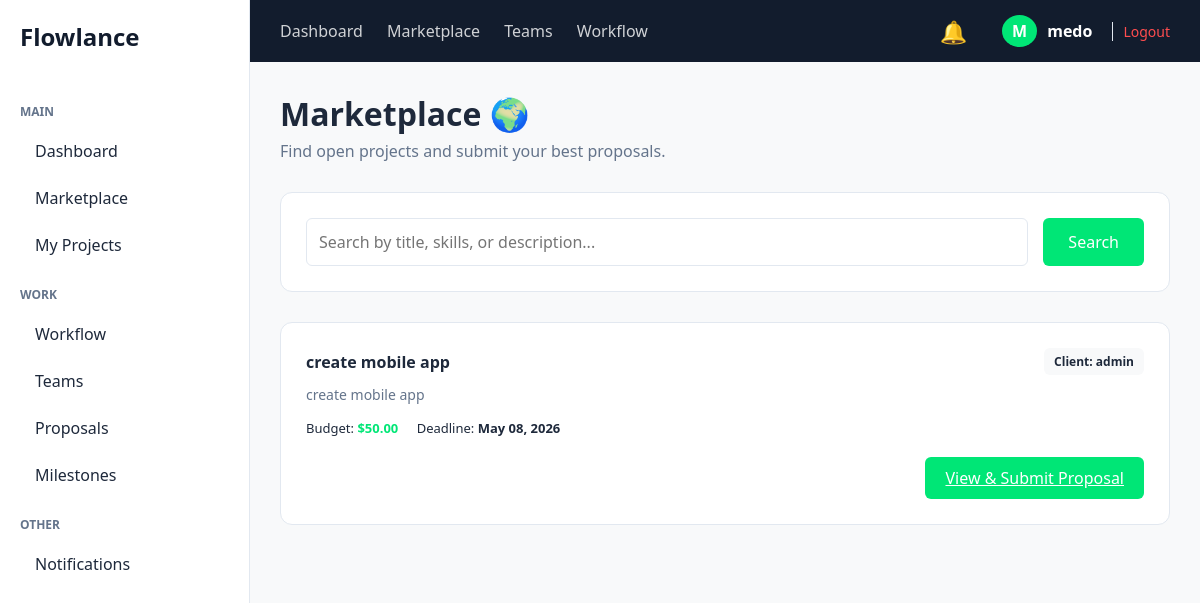
Page /marketplace/ (signed in) on the committed database.
### apps/users/models.py (models this page shows, shortened)
class User(AbstractUser):
    ROLE_CHOICES = (
        ('CLIENT', 'Client'),
        ('FREELANCER', 'Freelancer'),
        ('TEAM_LEADER', 'Team Leader'),
        ('TEAM_MEMBER', 'Team Member'),
    )
    role = models.CharField(max_length=20, choices=ROLE_CHOICES, default='CLIENT')
    profile_picture = models.ImageField(upload_to='profiles/', null=True, blank=True)
    bio = models.TextField(blank=True, null=True)
    skills = models.CharField(max_length=255, blank=True, null=True)

### apps/projects/models.py (models this page shows, shortened)
class Project(models.Model):
    STATUS_CHOICES = (
        ('OPEN', 'Open'),
        ('IN_PROGRESS', 'In Progress'),
        ('COMPLETED', 'Completed'),
    )
    client = models.ForeignKey(settings.AUTH_USER_MODEL, on_delete=models.CASCADE, related_name='projects')
    title = models.CharField(max_length=255)
    description = models.TextField()
    budget = models.DecimalField(max_digits=10, decimal_places=2)
    deadline = models.DateField()
    status = models.CharField(max_length=20, choices=STATUS_CHOICES, default='OPEN')
    skills_required = TaggableManager()
    created_at = models.DateTimeField(auto_now_add=True)
    updated_at = models.DateTimeField(auto_now=True)

### apps/projects/views.py (the view)
# urls.py: path('marketplace/', views.marketplace_view, name='marketplace'),
@login_required(login_url='users:login')
def marketplace_view(request):
    query = request.GET.get('q', '')
    projects = get_all_open_projects(query)
    return render(request, 'projects/marketplace.html', {'projects': projects, 'query': query})

### apps/projects/context_processors.py (called while the page is built)
def notifications_processor(request):
    user = request.user if request.user.is_authenticated else User.objects.first()
    if user:
        unread_count = Notification.objects.filter(user=user, is_read=False).count()
        return {'unread_notifications_count': unread_count}
    return {'unread_notifications_count': 0}

### apps/projects/services.py (called while the page is built)
def get_all_open_projects(query=None):
    projects = Project.objects.filter(status='OPEN').order_by('-created_at')
    if query: projects = projects.filter(Q(title__icontains=query) | Q(description__icontains=query)).distinct()
    return projects

### templates/projects/marketplace.html (shortened to what this page needs)
{% extends 'base.html' %}
{% block content %}
<div class="dashboard-header" style="margin-bottom: 30px;">
    <h1>Marketplace 🌍</h1>
    <p style="color: var(--text-muted); margin-top: 5px;">Find open projects and submit your best proposals.</p>
</div>
<div class="project-card" style="margin-bottom: 30px;">
    <form method="GET" style="display: flex; gap: 15px;">
        <input type="text" name="q" value="{{ query }}" placeholder="Search by title, skills, or description..." style="flex: 1; padding: 12px; border: 1px solid var(--border-color); border-radius: 6px; font-size: 16px;">
        <button type="submit" class="btn-primary" style="padding: 12px 25px; font-size: 16px;">Search</button>
    </form>
</div>
<div class="content-grid" style="grid-template-columns: 1fr;">
    {% for project in projects %}
    <div class="project-card">
        <div class="project-header">
            <h4>{{ project.title }}</h4>
            <span style="font-size: 12px; font-weight: bold; background-color: var(--bg-light); padding: 5px 10px; border-radius: 6px;">Client: {{ project.client.username }}</span>
        </div>
        <p class="project-desc">{{ project.description }}</p>
        <div class="project-meta">
            <span>Budget: <strong style="color: var(--primary-green);">${{ project.budget }}</strong></span>
            <span>Deadline: <strong>{{ project.deadline|date:"M d, Y" }}</strong></span>
        </div>
        <div class="project-actions">
            <a href="{% url 'projects:project_detail' project.id %}" class="btn-primary" style="padding: 10px 20px;">View & Submit Proposal</a>
        </div>
    </div>
    {% endfor %}
</div>
{% endblock %}

### templates/base.html (shortened to what this page needs)
<!DOCTYPE html>
<html lang="en" dir="ltr">
<head>
    {% load static %}
    <link rel="stylesheet" href="{% static 'css/style.css' %}">
</head>
<body>
    <div class="app-container">
        <aside class="sidebar">
            <div class="logo">
                <h2>Flowlance</h2>
            </div>
            <nav class="sidebar-menu">
                <p class="menu-label">MAIN</p>
                <a href="{% url 'projects:dashboard' %}">Dashboard</a>
                <a href="{% url 'projects:marketplace' %}">Marketplace</a>
                <a href="#">My Projects</a>
                <p class="menu-label">WORK</p>
                <a href="#">Workflow</a>
                <a href="{% url 'projects:teams' %}">Teams</a>
                <a href="#">Proposals</a>
                <a href="#">Milestones</a>
                <p class="menu-label">OTHER</p>
                <a href="{% url 'projects:notifications_list' %}">Notifications</a>
            </nav>
        </aside>
        <div class="main-content">
            <header class="top-navbar">
                <div class="nav-links">
                    <a href="{% url 'projects:dashboard' %}">Dashboard</a>
                    <a href="{% url 'projects:marketplace' %}">Marketplace</a>
                    <a href="{% url 'projects:teams' %}">Teams</a>
                    <a href="#">Workflow</a>
                </div>
                <div class="user-actions">
                    <a href="{% url 'projects:notifications_list' %}" style="position: relative; text-decoration: none; margin-right: 15px;">
                        <span class="notification-icon" style="font-size: 22px;">🔔</span>
                    </a>
                    <div class="user-profile" style="display: flex; align-items: center; gap: 10px;">
                        <span class="avatar">{{ request.user.username|make_list|first|upper }}</span>
                        <span class="username" style="font-weight: bold;">{{ request.user.username }}</span>
                        <a href="{% url 'users:logout' %}" style="color: #ff4d4f; text-decoration: none; font-size: 14px; margin-left: 10px; border-left: 1px solid var(--border-color); padding-left: 10px;">Logout</a>
                    </div>
                </div>
            </header>
            <main class="page-content">
                {% block content %}
                {% endblock %}
            </main>
        </div>
    </div>
</body>
</html>

### static/css/style.css (style rules this page uses)
:root { --bg-dark: #121c2d; --bg-light: #f8f9fa; --white: #ffffff; --primary-green: #00e676; --text-dark: #1e293b; --text-muted: #64748b; --border-color: #e2e8f0; }
* { margin: 0; padding: 0; box-sizing: border-box; font-family: 'Segoe UI', Tahoma, Geneva, Verdana, sans-serif; }
body { background-color: var(--bg-light); color: var(--text-dark); }
.app-container { display: flex; height: 100vh; }
.sidebar { width: 250px; background-color: var(--white); border-right: 1px solid var(--border-color); padding: 20px; display: flex; flex-direction: column; }
.logo h2 { color: var(--bg-dark); font-weight: 800; margin-bottom: 30px; }
.menu-label { font-size: 12px; color: var(--text-muted); margin-top: 20px; margin-bottom: 10px; text-transform: uppercase; font-weight: bold; }
.sidebar-menu a { text-decoration: none; color: var(--text-dark); display: block; padding: 10px 15px; margin-bottom: 5px; border-radius: 8px; transition: 0.3s; }
.main-content { flex: 1; display: flex; flex-direction: column; }
.top-navbar { background-color: var(--bg-dark); color: var(--white); padding: 15px 30px; display: flex; justify-content: space-between; align-items: center; }
.nav-links a { color: var(--white); text-decoration: none; margin-right: 20px; opacity: 0.8; }
.user-actions { display: flex; align-items: center; gap: 20px; }
.avatar { background-color: var(--primary-green); color: var(--white); border-radius: 50%; padding: 5px 10px; font-weight: bold; }
.page-content { padding: 30px; overflow-y: auto; }
.content-grid { display: grid; grid-template-columns: 2fr 1fr; gap: 30px; margin-top: 30px; }
.project-card { background-color: var(--white); border: 1px solid var(--border-color); border-radius: 12px; padding: 25px; margin-bottom: 20px; }
.project-header { display: flex; justify-content: space-between; align-items: center; margin-bottom: 10px; }
.project-desc { color: var(--text-muted); font-size: 14px; margin-bottom: 15px; }
.project-meta { font-size: 13px; color: var(--text-dark); margin-bottom: 15px; font-weight: 500; }
.project-meta span { margin-right: 15px; }
.project-actions { display: flex; justify-content: flex-end; gap: 10px; }
.btn-primary { background-color: var(--primary-green); color: var(--white); border: none; padding: 8px 16px; border-radius: 6px; cursor: pointer; }

### rows in the picture
User: user.username|make_list "M", user.username "medo"
Project: title "create mobile app", client.username "admin", description "create mobile app", budget "50.00", deadline "May 08, 2026"
